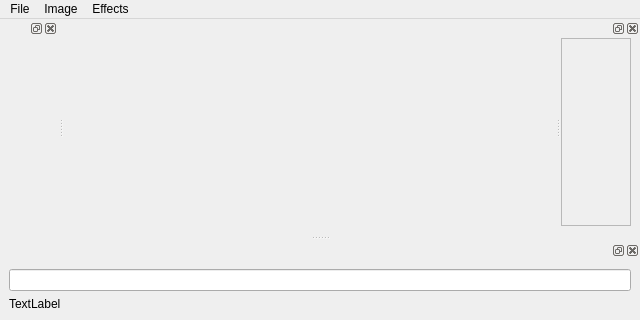
<?xml version="1.0" encoding="UTF-8"?>
<ui version="4.0">
 <class>MainWindow</class>
 <widget class="QMainWindow" name="MainWindow">
  <property name="enabled">
   <bool>true</bool>
  </property>
  <property name="geometry">
   <rect>
    <x>0</x>
    <y>0</y>
    <width>640</width>
    <height>320</height>
   </rect>
  </property>
  <property name="windowTitle">
   <string>MainWindow</string>
  </property>
  <widget class="QWidget" name="ImageWidget">
   <property name="enabled">
    <bool>true</bool>
   </property>
   <layout class="QVBoxLayout" name="verticalLayout_3" stretch="0">
    <item>
     <widget class="AspectRatioLabel" name="ImageLabel">
      <property name="sizePolicy">
       <sizepolicy hsizetype="Ignored" vsizetype="Ignored">
        <horstretch>0</horstretch>
        <verstretch>0</verstretch>
       </sizepolicy>
      </property>
      <property name="contextMenuPolicy">
       <enum>Qt::ContextMenuPolicy::DefaultContextMenu</enum>
      </property>
      <property name="autoFillBackground">
       <bool>false</bool>
      </property>
      <property name="text">
       <string/>
      </property>
      <property name="scaledContents">
       <bool>false</bool>
      </property>
      <property name="alignment">
       <set>Qt::AlignmentFlag::AlignCenter</set>
      </property>
     </widget>
    </item>
   </layout>
  </widget>
  <widget class="QMenuBar" name="menuBar">
   <property name="geometry">
    <rect>
     <x>0</x>
     <y>0</y>
     <width>640</width>
     <height>21</height>
    </rect>
   </property>
   <widget class="QMenu" name="menuFile">
    <property name="title">
     <string>File</string>
    </property>
    <addaction name="actionOpen"/>
    <addaction name="actionSave"/>
    <addaction name="actionClose"/>
   </widget>
   <widget class="QMenu" name="menuEffects">
    <property name="title">
     <string>Effects</string>
    </property>
    <widget class="QMenu" name="menuColor">
     <property name="title">
      <string>Color</string>
     </property>
     <addaction name="actionNegativ"/>
     <addaction name="actionSaturation"/>
     <addaction name="actionContrast"/>
     <addaction name="actionBrightness"/>
     <addaction name="separator"/>
     <addaction name="actionColor_correction"/>
    </widget>
    <widget class="QMenu" name="menuOutline">
     <property name="title">
      <string>Outline</string>
     </property>
     <addaction name="actionSobel"/>
     <addaction name="actionSobelOutline"/>
     <addaction name="actionPrevitt"/>
    </widget>
    <widget class="QMenu" name="menuRandom">
     <property name="title">
      <string>Random</string>
     </property>
     <addaction name="actionNoise"/>
     <addaction name="actionNoise_Gray"/>
     <addaction name="actionNoise_Multiplication"/>
    </widget>
    <widget class="QMenu" name="menuBlur">
     <property name="title">
      <string>Blur</string>
     </property>
     <addaction name="actionGaussian"/>
    </widget>
    <widget class="QMenu" name="menuExperimental">
     <property name="title">
      <string>Experimental</string>
     </property>
     <addaction name="actionFresnel"/>
    </widget>
    <widget class="QMenu" name="menuSharpening">
     <property name="title">
      <string>Sharpening</string>
     </property>
     <addaction name="actionDefault"/>
    </widget>
    <addaction name="menuColor"/>
    <addaction name="menuOutline"/>
    <addaction name="menuRandom"/>
    <addaction name="menuBlur"/>
    <addaction name="menuExperimental"/>
    <addaction name="menuSharpening"/>
   </widget>
   <widget class="QMenu" name="menuImage">
    <property name="title">
     <string>Image</string>
    </property>
    <addaction name="actionResize_to_content"/>
   </widget>
   <addaction name="menuFile"/>
   <addaction name="menuImage"/>
   <addaction name="menuEffects"/>
  </widget>
  <widget class="QDockWidget" name="LayerDock">
   <attribute name="dockWidgetArea">
    <number>2</number>
   </attribute>
   <widget class="QWidget" name="LayerDockLayout">
    <layout class="QVBoxLayout" name="verticalLayout_2">
     <property name="leftMargin">
      <number>0</number>
     </property>
     <property name="topMargin">
      <number>0</number>
     </property>
     <item>
      <widget class="QScrollArea" name="LayerScroll">
       <property name="verticalScrollBarPolicy">
        <enum>Qt::ScrollBarPolicy::ScrollBarAsNeeded</enum>
       </property>
       <property name="horizontalScrollBarPolicy">
        <enum>Qt::ScrollBarPolicy::ScrollBarAlwaysOff</enum>
       </property>
       <property name="widgetResizable">
        <bool>true</bool>
       </property>
       <widget class="QWidget" name="LayerScrollLayout">
        <property name="geometry">
         <rect>
          <x>0</x>
          <y>0</y>
          <width>68</width>
          <height>187</height>
         </rect>
        </property>
        <layout class="QVBoxLayout" name="verticalLayout_4">
         <property name="spacing">
          <number>1</number>
         </property>
         <property name="leftMargin">
          <number>2</number>
         </property>
         <property name="topMargin">
          <number>2</number>
         </property>
         <property name="rightMargin">
          <number>2</number>
         </property>
         <property name="bottomMargin">
          <number>2</number>
         </property>
        </layout>
       </widget>
      </widget>
     </item>
    </layout>
   </widget>
  </widget>
  <widget class="QDockWidget" name="ToolDock">
   <attribute name="dockWidgetArea">
    <number>1</number>
   </attribute>
   <widget class="QWidget" name="dockWidgetContents_2"/>
  </widget>
  <widget class="QDockWidget" name="ConsoleDock">
   <attribute name="dockWidgetArea">
    <number>8</number>
   </attribute>
   <widget class="QWidget" name="ConsoleLayer">
    <layout class="QVBoxLayout" name="verticalLayout" stretch="0,5">
     <item>
      <widget class="QLineEdit" name="ConsoleInput"/>
     </item>
     <item>
      <widget class="QLabel" name="ConsoleOutput">
       <property name="text">
        <string>TextLabel</string>
       </property>
      </widget>
     </item>
    </layout>
   </widget>
  </widget>
  <action name="actionOpen">
   <property name="enabled">
    <bool>true</bool>
   </property>
   <property name="text">
    <string>Open</string>
   </property>
  </action>
  <action name="actionSave">
   <property name="enabled">
    <bool>true</bool>
   </property>
   <property name="text">
    <string>Save</string>
   </property>
  </action>
  <action name="actionResize_to_content">
   <property name="text">
    <string>Resize to content</string>
   </property>
  </action>
  <action name="actionNegativ">
   <property name="text">
    <string>Negativ</string>
   </property>
  </action>
  <action name="actionSaturation">
   <property name="text">
    <string>Saturation</string>
   </property>
  </action>
  <action name="actionContrast">
   <property name="text">
    <string>Contrast</string>
   </property>
  </action>
  <action name="actionBrightness">
   <property name="text">
    <string>Brightness</string>
   </property>
  </action>
  <action name="actionSobel">
   <property name="text">
    <string>Sobel</string>
   </property>
  </action>
  <action name="actionSobelOutline">
   <property name="text">
    <string>SobelOutline</string>
   </property>
  </action>
  <action name="actionClose">
   <property name="text">
    <string>Close</string>
   </property>
  </action>
  <action name="actionNoise">
   <property name="text">
    <string>Noise</string>
   </property>
  </action>
  <action name="actionNoise_Gray">
   <property name="text">
    <string>Noise Gray</string>
   </property>
  </action>
  <action name="actionNoise_Multiplication">
   <property name="text">
    <string>Noise Multiplication</string>
   </property>
  </action>
  <action name="actionColor_correction">
   <property name="text">
    <string>Color correction</string>
   </property>
  </action>
  <action name="actionGaussian">
   <property name="text">
    <string>Gaussian</string>
   </property>
  </action>
  <action name="actionFresnel">
   <property name="text">
    <string>Highlights</string>
   </property>
  </action>
  <action name="actionDefault">
   <property name="text">
    <string>Default</string>
   </property>
  </action>
  <action name="actionPrevitt">
   <property name="text">
    <string>Previtt</string>
   </property>
  </action>
 </widget>
 <customwidgets>
  <customwidget>
   <class>AspectRatioLabel</class>
   <extends>QLabel</extends>
   <header location="global">aspectratiolabel.h</header>
  </customwidget>
 </customwidgets>
 <resources/>
 <connections/>
</ui>
